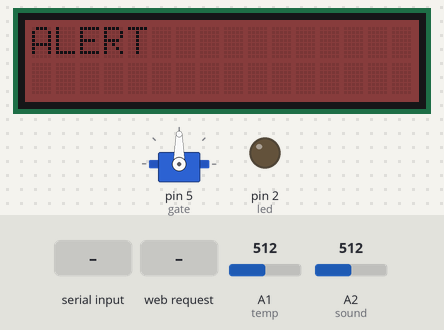
A sketch run on a simulated Arduino Uno, built with avr-gcc and run on an emulated ATmega328P. Parts: servo, 16×2 character LCD, output pins drawn as LEDs (lit = HIGH). The inputs (shaded band) are chosen by the test bench; at power-on: A1 (temp) = 512, A2 (sound) = 512. WiFi joins after 1.5 s; servers stay silent unless stated; what the sketch prints to the serial monitor is not drawn.

Above: at 3.3 s.
3.4 s: "1\n" received over Serial
At 5.8 s:
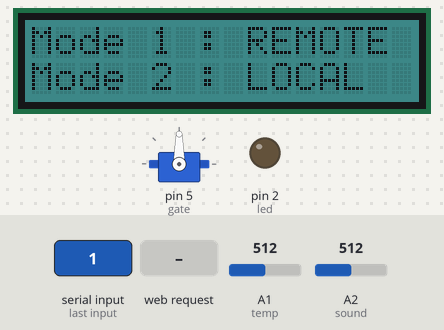
At 12.7 s:
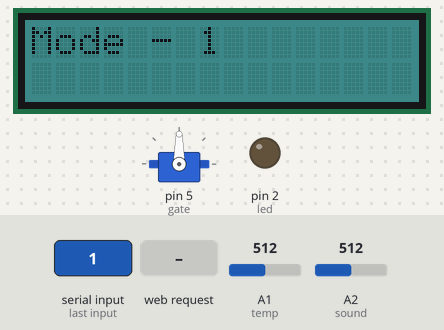
13.7 s: HTTP request GET /temp received
At 16.1 s:
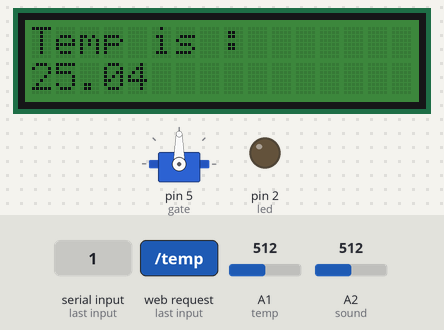
Timing chart, 0 to 17.6 s (numbered marks = the images above; inputs shaded):
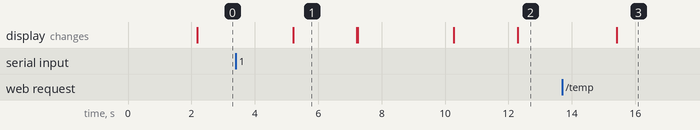

The sketch:

home_automation.ino
```cpp
#include<Wire.h>
#include<Servo.h>
#include<math.h>
#include<rgb_lcd.h>
#include <SPI.h>
#include <Ethernet.h>


byte mac[] = {0x98, 0x4F, 0xEE, 0x01, 0x82, 0xD7 };
IPAddress ip(192,168,0,8);
EthernetClient client;
EthernetServer server(23);

rgb_lcd lcd;
Servo gate ;

float temperature;
int B=3975;                  //B value of the thermistor
float resistance;
boolean connection = false;
int mode = 0;
int threshold = 400 ;

int sound = 2;
int led = 2 ;
int buzzer = 3;
int serv = 5;
int temp = 1 ;
int photo = 3;

String ctrl;

void setup() {

  Serial.begin(9600);

  pinMode(led,OUTPUT);
  Serial.println("Initializing LED........");

  pinMode(photo,INPUT);
  Serial.println("Initializing Photo Sensor........");

  pinMode(temp,OUTPUT);
  Serial.println("Initializing Temperature Sensor........");

  gate.attach(5);
  Serial.println("Initializing Servo Motor ........");

  lcd.begin(16,2);
  Serial.println("Initializing LCD ........");
  lcd.setRGB(0,0,125);
  Serial.println("Initializing Setting RGB ........");

  lcd.print("Initializing ..");

  delay(2000);

  Ethernet.begin(mac, ip);
  server.begin();

  Serial.println("Initializing Server........");

  }
void instr()
{
  server.println("ledOn - Turn on LED");
  server.println("ledOff - Turn off LED");
  server.println("temp - Display ambient temperature");

}

void prompt()
{
  lcd.setRGB(0,100,100);
  lcd.clear();
  lcd.setCursor(0,0);
  lcd.print("Mode 1 : REMOTE");
  Serial.println("Enter 1 for REMOTE ACCESS");

  lcd.setCursor(0,1);
  lcd.print("Mode 2 : LOCAL");
  Serial.println("Enter 2 for LOCAL ACCESS");
  delay(2000);

  if(Serial.available())
  {
    mode = Serial.read()-'0';
  }

  Serial.print("Mode value : ");
  Serial.println(mode);

}

void mode_1()
{
  while(true)
  {
    Serial.println("Looking for Cients......");
    client = server.available();
    delay(1000);
    if(client)
      break;
  }
  if(client)
  {
    Serial.println("Client found......");
    if(connection==false)
    {
      Serial.println("Establishing connection .......");
      connection=true;
    }

  }
  int flag;
  while(connection==true)
  {
    client.flush();
    ctrl="";
    server.println("Enter a Command and hit Enter ");
    Serial.println("Prompting for command .....");
    Serial.println("Enter 0 to quit terminal mode");
    while(Serial.available())
    {
        flag = Serial.read() - '0';
    }

    if(!flag)
        {
          Serial.println("Disconnecting Client .......");
          client.stop();
          break;
        }
    else
      getCommand();
  }


}

void getCommand()
{
  while(client.available())
  {
    char next = client.read();
    if(next==0x0D)
    {
      server.print("Recieved Command is : ");
      server.println(ctrl);
      Serial.print(" Received Command is ");
      Serial.println(ctrl);
      processCommand(ctrl);
    }
    else
    {
      ctrl+=next;
    }
  }

}

void processCommand(String ctrl)
{
  server.println("Procssing Command ..........");
  if(ctrl.indexOf("ledOn")>-1)
  {
    digitalWrite(led,HIGH);
    Serial.println("LED ON");
    ctrl="";
  }
  else if(ctrl.indexOf("ledOff")>-1)
  {
    digitalWrite(led,LOW);
    Serial.println("LED OFF");
    ctrl="";
  }

  else if(ctrl.indexOf("temp")>-1)
  {
    int a=analogRead(temp);
    resistance=(float)(1023-a)*10000/a; //get the resistance of the sensor;
    temperature=1/(log(resistance/10000)/B+1/298.15)-273.15;//convert to temperature via datasheet ;
    lcd.clear();
    lcd.setRGB(0,100,0);
    lcd.setCursor(0,0);
    lcd.print("Temp is : ");
    lcd.setCursor(0,10);
    lcd.print(temperature);

    server.print("Current temperature is : ");
    server.print(temperature);
    server.println(" deg Cel");

    Serial.print("The current temperature is ");
    Serial.println(temperature);
    delay(2000);
  }

  else
  {
    server.println("Invalid Command");
    instr();
    getCommand();
  }
}

void mode_2()
{

    Serial.println("Enter 1 for Rotatary Motion");
    Serial.println("Enter 2 to monitor temperature ");
    Serial.println("Enter 3 to enable the proximity sensor");
    delay(3000);

    int ch;
    while(Serial.available()>0)
    {
      ch = Serial.read() - '0';
    }
    int val , level;
    switch(ch)
    {
      case 1 :{
                int flag=1;
                  while(1)
                  {
                        Serial.println("Enter 0 to stop Rotatry Sensing ......");
                        while(Serial.available())
                          {
                             flag = Serial.read() - '0';
                          }

                        if(!flag)
                        {
                          Serial.println("Stopping Rotatry Motion");
                          break;
                        }

                        val = analogRead(photo);
                        constrain(val,50,400);
                        level = map(val,50,400,0,255);
                        if(level<175)
                        {
                          gate.write(180);
                        }

                        else if(level>=175)
                        {
                          gate.write(0);
                        }

                        val = analogRead(photo);
                  }

                  break;

              }

       case 2 :{

                  int a=analogRead(temp);
                  resistance=(float)(1023-a)*10000/a; //get the resistance of the sensor;
                  temperature=1/(log(resistance/10000)/B+1/298.15)-273.15;//convert to temperature via datasheet ;
                  Serial.print("Ambient Temperature is ");
                  Serial.println(temperature);
                  lcd.clear();
                  lcd.setRGB(0,100,0);
                  lcd.setCursor(0,0);
                  lcd.print(temperature);
                  delay(5000);
                  break;

                }
       case 3 :
               {
                  lcd.setRGB(0,100,0);
                  lcd.clear();
                  lcd.print("Proximity Sensor");

                    while(true)
                    {
                        int flag = 1;
                        Serial.println("Enter 0 to quit");
                        while(Serial.available()>0)
                        {
                          flag = Serial.read() - '0';
                        }

                        if(!flag)
                          break;


                      val = analogRead(photo);
                      constrain(val,50,400);
                      level = map(val,50,400,0,255);

                      if(level<=100)
                      {
                          lcd.clear();
                          lcd.setRGB(100,0,0);
                          lcd.setCursor(0,1);
                          lcd.print("CLOSE");

                      }

                      if(level>100)
                      {
                          lcd.clear();
                          lcd.setRGB(0,0,100);
                          lcd.setCursor(0,1);
                          lcd.print("FAR");

                      }

                      val = analogRead(photo);

                      }

                      break ;
               }
      default : Serial.println("Invalid Entry ");
                mode_2();
                break ;

    }

}


void loop()
{

  Serial.println("Looping ......");

  int noise ;

  noise = analogRead(sound);
  Serial.println(noise);
  if(noise > threshold)
  {
    lcd.setRGB(100,0,0);
    lcd.clear();
    Serial.println("Abnormal Noise Dedected ! Alert !!");
    lcd.print("ALERT");
    delay(3000);
  }
  noise = analogRead(sound);

  mode = 0;
  prompt();

    lcd.setRGB(0,100,100);
    lcd.clear();
    lcd.setCursor(0,0);

  if(mode==1)
  {

    lcd.print("Mode - 1");
    Serial.println("Entering Mode-1");
    mode_1();
  }

  if(mode==2)
  {

    lcd.print("Mode - 2");
    Serial.println("Entering Mode-2");
    mode_2();
  }

  if(mode == 0)
  {
    Serial.println("Waiting .........");
  }
  else
  {
    Serial.println("Invalid choice . Try Again .... ");
  }


}
```

Measured:
- after the input at 3.4 s, the display: first differs from a run without the input after 8.9 s (image 2)
- after the input at 13.7 s, the display: changes after 1.7 s (image 3)
- what the display in image 1 shows lasts 2.0 s, from 5.2 s to 7.2 s
